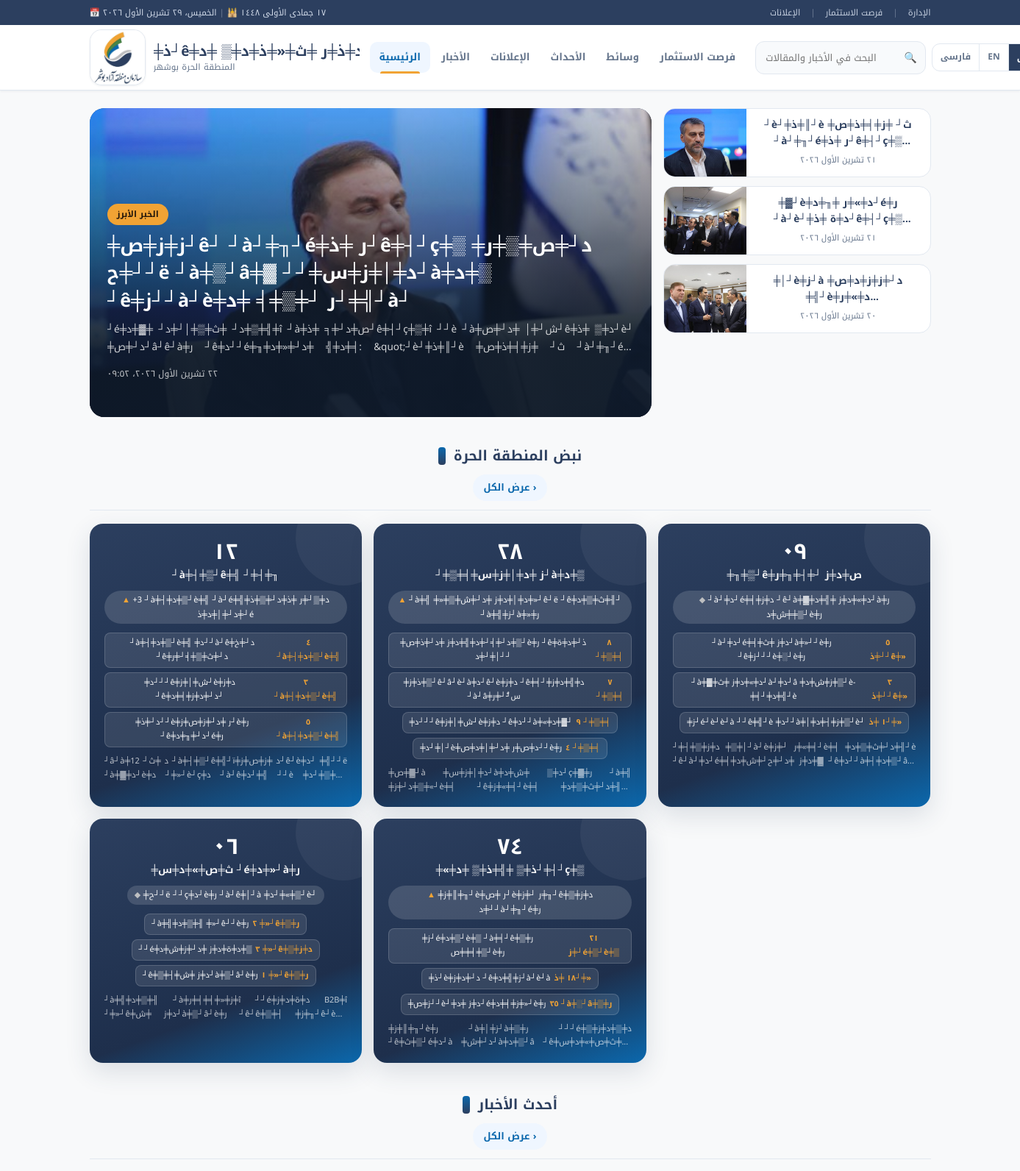
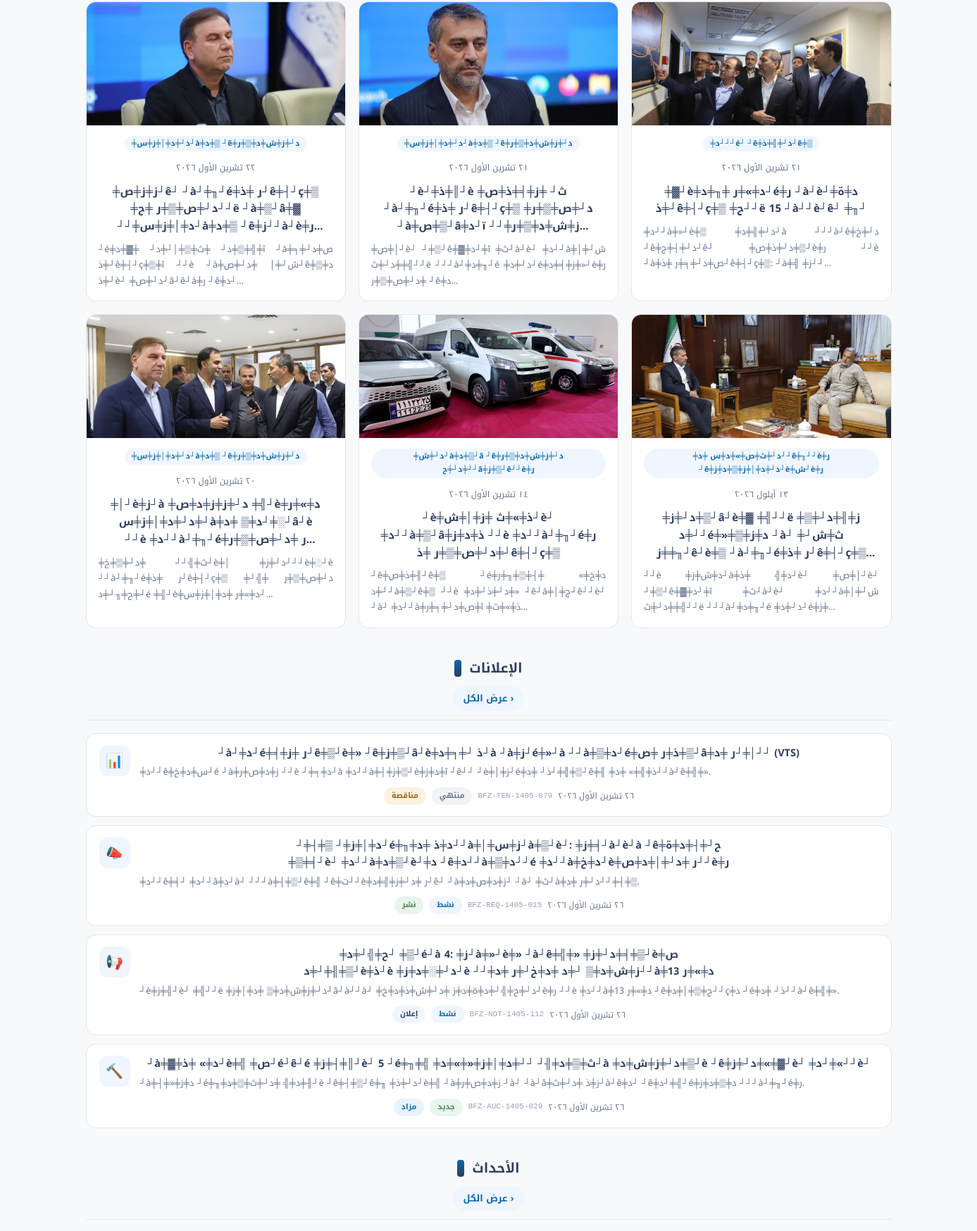
The app's page /index.php?p=home&lang=ar (upper part) with its own data (2 pictures, top to bottom).
### tables this page shows
CREATE TABLE `articles` (
  `id` int(10) unsigned NOT NULL AUTO_INCREMENT,
  `category_id` int(10) unsigned DEFAULT NULL,
  `image` varchar(300) DEFAULT NULL,
  `source_name` varchar(120) DEFAULT NULL,
  `source_url` varchar(400) DEFAULT NULL,
  `is_pinned` tinyint(1) DEFAULT 0,
  `is_published` tinyint(1) DEFAULT 0,
  `published_at` datetime NOT NULL DEFAULT current_timestamp(),
  `views` int(10) unsigned DEFAULT 0,
  `created_at` datetime DEFAULT current_timestamp(),
  `updated_at` datetime DEFAULT NULL,
  PRIMARY KEY (`id`),
  KEY `idx_pub` (`is_published`,`published_at`),
  KEY `category_id` (`category_id`),
  CONSTRAINT `articles_ibfk_1` FOREIGN KEY (`category_id`) REFERENCES `categories` (`id`) ON DELETE SET NULL
);

CREATE TABLE `pulse_metrics` (
  `id` int(10) unsigned NOT NULL AUTO_INCREMENT,
  `sort_order` int(11) DEFAULT 0,
  `is_active` tinyint(1) DEFAULT 1,
  `change_text` varchar(160) DEFAULT NULL,
  `trend` varchar(12) DEFAULT 'neutral',
  `submetrics` text DEFAULT NULL,
  PRIMARY KEY (`id`)
);

CREATE TABLE `announcements` (
  `id` int(10) unsigned NOT NULL AUTO_INCREMENT,
  `is_published` tinyint(1) DEFAULT 1,
  `published_at` datetime NOT NULL DEFAULT current_timestamp(),
  `created_at` datetime DEFAULT current_timestamp(),
  `type` varchar(20) NOT NULL DEFAULT 'notice',
  `status` varchar(20) NOT NULL DEFAULT 'active',
  `reference_code` varchar(60) DEFAULT NULL,
  PRIMARY KEY (`id`)
);

### index.php (the view, shortened to what the rows shown need)
<?php
require_once __DIR__ . '/app.php';
$lang = lang();
$p   = getp('p', 'home');
function site_name(): string {
    $l = lang();
    return setting('site_name_' . $l, setting('site_name', app()['site']['name']));
}
function cat_names(): array {
    static $m = null; if ($m !== null) return $m;
    $m = []; foreach (categories(false) as $c) $m[(int)$c['id']] = (string)$c['name'];
    return $m;
}
function news_card(array $a, bool $big = false): string {
    $im = img($a['image']);
    $per = url('article', ['id' => $a['id']]);
    $cat = cat_names()[(int)($a['category_id'] ?? 0)] ?? '';
    return '<article class="ncard' . ($big ? ' ncard-big' : '') . '">
        <a class="ncard-im" href="' . e($per) . '">' . ($im ? '<img src="' . e($im) . '" alt="' . e($a['title']) . '" loading="lazy">' : '<span class="noimg">📰</span>') . '</a>
        <div class="ncard-bd">' . ($cat ? '<span class="ncard-cat">' . e($cat) . '</span>' : '') . '
            <div class="ncard-meta"><time>' . e(date_i18n($a['published_at'], false)) . '</time></div>
            <h3 class="ncard-t"><a href="' . e($per) . '">' . e($a['title']) . '</a></h3>
            <p class="ncard-x">' . e(excerpt($a['excerpt'] ?? '', $big ? 220 : 110)) . '</p>
        </div></article>';
}
function section_head(string $title, ?string $link = null): string {
    return '<div class="shead"><h2 class="stitle"><span></span>' . e($title) . '</h2>' .
        ($link ? '<a class="slink" href="' . e($link) . '">' . e(t('more')) . ' ›</a>' : '') . '</div>';
}
function ann_card(array $a, bool $full = false): string {
    $types  = ['tender' => 'مناقصه|Tender|مناقصة', 'auction' => 'مزایده|Auction|مزاد',
               'notice' => 'اطلاعیه|Notice|إعلان', 'call' => 'فراخوان|Call|نشر'];
    $stat   = ['deadline' => 'مهلت محدود|Deadline|موعد محدد', 'new' => 'جدید|New|جديد',
               'active' => 'فعال|Active|نشط', 'expired' => 'پایان‌یافته|Expired|منتهي'];
    $tIdx = lang() === 'fa' ? 0 : (lang() === 'ar' ? 2 : 1);
    $tp = explode('|', $types[$a['type']] ?? '||');
    $ts = explode('|', $stat[$a['status']] ?? '||');
    $iconMap = ['tender' => '📊', 'auction' => '🔨', 'notice' => '📢', 'call' => '📣'];
    return '<div class="acard"><div class="acard-ic">' . ($iconMap[$a['type']] ?? '📢') . '</div><div class="acard-bd">
        <h3>' . e($a['title']) . '</h3>' . ($full ? '<p>' . nl2br(e($a['body'] ?? '')) . '</p>' : '<p>' . e(excerpt($a['body'] ?? '', 150)) . '</p>') . '
        <div class="acard-meta">' . (($tp[$tIdx] ?? '') !== '' ? '<span class="abadge ' . e((string)$a['type']) . '">' . e($tp[$tIdx]) . '</span>' : '')
        . (($ts[$tIdx] ?? '') !== '' ? '<span class="abadge st-' . e((string)$a['status']) . '">' . e($ts[$tIdx]) . '</span>' : '')
        . (!empty($a['reference_code']) ? '<span class="refcode">' . e((string)$a['reference_code']) . '</span>' : '')
        . '<time>' . e(date_i18n((string)($a['published_at'] ?? ''), false)) . '</time></div></div></div>';
}
function page_header(string $pTitle = ''): void {
    $lang = lang();
    $site = site_name();
    $sub  = tl('منطقه آزاد تجاری–صنعتی بوشهر', 'Bushehr Free Trade Zone', 'المنطقة الحرة بوشهر');
    $today = date('Y-m-d');
    $portalDate = date_i18n($today, false);
    if ($lang === 'ar') {
        $am = ar_months();
        $ts = strtotime($today);
        $portalDate = weekday_name($today) . '، ' . num_i18n(date('j', $ts)) . ' ' . $am[(int)date('n', $ts)] . ' ' . num_i18n(date('Y', $ts));
    }
    $hijri = hijri_date($today);
    $greg = '';
    echo '<!doctype html><html lang="' . e($lang) . '" dir="' . dir_of() . '"><head>
<meta charset="utf-8"><meta name="viewport" content="width=device-width, initial-scale=1">
<title>' . e(($pTitle ? $pTitle . ' — ' : '') . $site . ' | ' . $sub) . '</title>
<meta name="description" content="' . e(setting('about_' . $lang, t('footer_desc'))) . '">
<link rel="icon" href="assets/img/brand/bushehr-free-zone-logo.jpg">
<link rel="stylesheet" href="assets/css/main.css?v=7">
<script>try{var m=localStorage.getItem("theme")||"auto";if(m==="dark"||(m==="auto"&&matchMedia("(prefers-color-scheme:dark)").matches))document.documentElement.dataset.theme="dark"}catch(e){}</script>
</head><body>
<div class="u-strip"><div class="wrap">
  <div class="u-info"><span class="u-date">📅 ' . e($portalDate) . '</span><span class="sep">&nbsp;|&nbsp;</span><span class="u-hijri">🕌 ' . e($hijri) . '</span>' . ($greg !== '' ? '<span class="sep">&nbsp;|&nbsp;</span><span class="u-greg">🌍 ' . e($greg) . '</span>' : '') . '</div>
  <div class="u-quick">
    <a href="' . e(url('announcements')) . '">' . e(t('announcements')) . '</a><span class="sep">|</span>
    <a href="' . e(url('investments')) . '">' . e(t('investments')) . '</a><span class="sep">|</span>
    <a href="admin.php">' . e(tl('پنل مدیریت', 'Admin', 'الإدارة')) . '</a>
  </div>
</div></div>
<header class="hdr"><div class="wrap hdr-in">
  <a class="hdr-brand" href="' . e(url('home')) . '">
    <span class="hdr-logo"><img src="assets/img/brand/bushehr-free-zone-logo.jpg" alt="' . e($site) . '"></span>
    <span class="hdr-bt"><b>' . e($site) . '</b><small>' . e($sub) . '</small></span>
  </a>
  <nav class="mainnav">';
    echo '</nav>
  <div class="top-actions">
    <form class="qsearch" action="index.php" method="get" role="search">
      <input type="hidden" name="p" value="search"><input type="hidden" name="lang" value="' . e($lang) . '">
      <input class="qin" type="search" name="q" placeholder="' . e(t('search_ph')) . '" required>
      <button aria-label="' . e(t('search')) . '">🔍</button>
    </form>
    <div class="langsw">';
    echo '</div>
    <button id="themeBtn" class="icon-btn" aria-label="theme">🌒</button>
    <button id="menuBtn" class="icon-btn menu-btn">☰</button>
  </div>
</div></header>
<main class="wrap main">';
}
function page_footer(): void {
    $site = site_name();
    echo '</main>
<footer class="foot"><div class="wrap"><div class="fgrid">
  <div><div class="fbrand"><span class="flogo"><img src="assets/img/brand/bushehr-free-zone-logo.jpg" alt=""></span>
     <span><b>' . e($site) . '</b><small>' . e(tl('منطقه آزاد تجاری–صنعتی بوشهر', 'Bushehr Free Trade Zone', 'المنطقة الحرة بوشهر')) . '</small></span></div>
    <p>' . e(t('footer_desc')) . '</p></div>
  <div><h4>' . e(t('quick_links')) . '</h4>
    <a class="flnk" href="' . e(url('news')) . '">' . e(t('news')) . '</a>
    <a class="flnk" href="' . e(url('announcements')) . '">' . e(t('announcements')) . '</a>
    <a class="flnk" href="' . e(url('events')) . '">' . e(t('events')) . '</a>
    <a class="flnk" href="' . e(url('investments')) . '">' . e(t('investments')) . '</a></div>
  <div><h4>' . e(t('contact')) . '</h4>
    <span>' . e(setting('address', '')) . '</span>
    <span dir="ltr">' . e(setting('phone', '')) . '</span>
    <span dir="ltr">' . e(setting('email', '')) . '</span></div>
</div>
<div class="foot-b"><span>© ' . e(num_i18n((int)date('Y'))) . ' ' . e($site) . '</span>
  <span class="credit"><img src="assets/img/brand/liandesign-logo.png" alt="Lian Design" width="28" height="26" loading="lazy">' . e(tl('طراحی و توسعه: لیان دیزاین', 'Design & Development: Lian Design', 'التصميم والتطوير: ليان ديزاين')) . '</span>
  <button class="totop" type="button" onclick="window.scrollTo({top:0,behavior:\'smooth\'})">↑ ' . e(tl('بازگشت به بالا', 'Back to top', 'العودة إلى الأعلى')) . '</button></div></div>
</footer>
<script src="assets/js/main.js?v=2" defer></script>
</body></html>';
}
switch ($p) {
case 'home': {
    page_header();
    $hero = articles_query('', [], 1, 0, false, 'a.published_at DESC, a.id DESC')[0] ?? null;
    $sec = $hero ? articles_query('a.id != ' . (int)$hero['id'], [], 3, 0, false, 'a.published_at DESC, a.id DESC') : [];
    echo '<section class="hero"><div class="hero-grid">';
    if ($hero) {
        $im = img($hero['image']);
        echo '<a class="hero-main" href="' . e(url('article', ['id' => $hero['id']])) . '">'
           . ($im ? '<img src="' . e($im) . '" alt="">' : '<div class="hero-noimg noimg"></div>')
           . '<div class="hero-bd"><span class="badge">' . e(t('top_story')) . '</span>'
           . '<h2 class="hero-t">' . e($hero['title']) . '</h2>'
           . '<p class="hero-x">' . e(excerpt($hero['excerpt'] ?? '', 180)) . '</p>'
           . '<div class="meta"><time>' . e(date_i18n($hero['published_at'])) . '</time></div></div></a>';
        echo '<div class="hero-side">';
        foreach ($sec as $a) {
            $im = img($a['image']);
            echo '<a class="hero-card" href="' . e(url('article', ['id' => $a['id']])) . '">'
               . '<span class="hc-im">' . ($im ? '<img src="' . e($im) . '" alt="" loading="lazy">' : '') . '</span>'
               . '<span class="hc-bd"><h3>' . e($a['title']) . '</h3><time>' . e(date_i18n($a['published_at'], false)) . '</time></span></a>';
        }
        echo '</div>';
    }
    echo '</div></section>';
    $pulse = qall("SELECT m.*, COALESCE(t1.label, tf.label) AS label, COALESCE(t1.value, tf.value) AS value,
                          COALESCE(t1.note, tf.note) AS note,
                          COALESCE(t1.change_text, tf.change_text) AS change_text,
                          COALESCE(t1.submetrics, tf.submetrics) AS submetrics
                   FROM pulse_metrics m
                   LEFT JOIN pulse_metric_translations t1 ON t1.metric_id = m.id AND t1.lang = ?
                   LEFT JOIN pulse_metric_translations tf ON tf.metric_id = m.id AND tf.lang = 'fa'
                   WHERE m.is_active = 1 ORDER BY m.sort_order, m.id", [$lang]);
    if ($pulse) {
        echo '<section class="sec">' . section_head(tl('پالس منطقه آزاد', 'Free Zone Pulse', 'نبض المنطقة الحرة'), url('investments'))
           . '<div class="pulse">';
        foreach ($pulse as $m) {
            $subs = [];
            foreach ((array)json_decode((string)($m['submetrics'] ?? ''), true) as $r) {
                $sv = (string)($r[1] ?? '');
                $subs[] = '<span>' . e((string)$r[0]) . ($sv !== '' ? ' <b>' . e(num_i18n($sv)) . '</b>' : '') . '</span>';
            }
            $val = num_i18n((string)$m['value']);
            echo '<div class="pi"><div class="pi-v">' . e($val) . '</div><div class="pi-l">' . e($m['label']) . '</div>
                  <span class="pchg ' . e((string)$m['trend']) . '">' . e((string)($m['change_text'] ?? '')) . '</span>
                  <div class="psub">' . implode('', $subs) . '</div>
                  <div class="pi-n"><p class="pi-note">' . e((string)($m['note'] ?? '')) . '</p></div></div>';
        }
        echo '</div></section>';
    }
    $latest = articles_query('', [], 6, 0, false, 'a.published_at DESC, a.id DESC');
    echo '<section class="sec">' . section_head(t('latest_news'), url('news'))
       . '<div class="ngrid">' . implode('', array_map(fn($a) => news_card($a), $latest)) . '</div></section>';
    $anns = x_list('announcements', 'announcement_translations', 'announcement_id', 'published_at DESC', true, ['title', 'body'], limit: 4);
    if ($anns) {
        echo '<section class="sec">' . section_head(t('announcements'), url('announcements')) . '<div class="alist">';
        foreach ($anns as $a) echo ann_card($a);
        echo '</div></section>';
    }
    $evs = x_list('events', 'event_translations', 'event_id', 'event_date ASC', true, ['title', 'description', 'location', 'category'], where: ['x.event_date >= CURDATE()'], limit: 4);
    if ($evs) {
        echo '<section class="sec">' . section_head(t('events'), url('events')) . '<div class="egrid">';
        echo '</div></section>';
    }
    page_footer();
} break;
}

### records on screen
articles: image (picture), published_at "٢٢ تشرين الأول ٢٠٢٦، ٠٩:٥٢", published_at "٢٢ تشرين الأول ٢٠٢٦"
articles: image (picture), title "┘è┘╪ذ╪║┘è ╪ث┘ ╪ز╪╡╪ذ╪ص ┘à┘╪╖┘é╪ر…", published_at "٢١ تشرين الأول ٢٠٢٦", category "╪د┘╪د╪│╪ز╪س┘à╪د╪▒ ┘ê╪د┘╪ز╪ش╪د╪▒╪ر"
articles: image (picture), title "╪▓┘è╪د╪»╪ر ╪╖╪د┘é╪ر ┘à┘è┘╪د╪ة…", published_at "٢١ تشرين الأول ٢٠٢٦", category "╪د┘┘┘é┘ ┘ê╪د┘╪╣╪ذ┘ê╪▒"
articles: image (picture), title "╪│┘è╪ز┘à ╪د┘╪ز╪ز╪د╪ص…", published_at "٢٠ تشرين الأول ٢٠٢٦", category "╪د┘╪د╪│╪ز╪س┘à╪د╪▒ ┘ê╪د┘╪ز╪ش╪د╪▒╪ر"
pulse_metrics: val "١٢", label "┘à╪┤╪▒┘ê╪╣ ┘╪┤╪╖", change_text "+3 ┘à╪┤╪د╪▒┘è╪╣ ┘à┘é╪د╪▒┘╪ر ╪ذ╪د┘╪▒╪ذ╪╣ ╪د┘╪│╪د╪ذ┘é", r "┘à╪┤╪د╪▒┘è╪╣ ╪د┘┘à┘ê╪د┘╪خ ┘ê╪د┘╪ث╪▒╪╡┘╪ر ╪د┘┘┘ê╪ش╪│╪ز┘è╪د╪ز ┘ê╪د┘╪د╪ز╪╡╪د┘ ╪د┘╪ذ┘┘è╪ر ╪د┘╪ز╪ص╪ز┘è╪ر ┘ê╪د┘╪╖╪د┘é╪ر", sv "٤ ┘à╪┤╪د╪▒┘è╪╣ ٣ ┘à╪┤╪د╪▒┘è╪╣ ٥ ┘à╪┤╪د╪▒┘è╪╣", note "┘â┘à╪د ╪ث┘ 12 ┘à╪┤╪▒┘ê╪╣┘ï╪د ╪ز╪ص╪ز┘ê┘è╪د┘ ╪╣┘┘ë ┘à╪▓╪د┘è╪د ┘╪»┘è┘ç╪د ┘à┘ê╪د┘╪╣ ┘┘è…"
pulse_metrics: val "٢٨", label "┘╪▒╪╡╪ز ╪د╪│╪ز╪س┘à╪د╪▒", change_text "┘à╪╣ ╪»╪▒╪د╪│╪د╪ز ╪د┘╪ش╪»┘ê┘ë ┘ê╪ث╪▒╪د╪╢┘ ┘à╪╣╪ز┘à╪»╪ر", r "╪د┘╪╡┘╪د╪╣╪د╪ز ╪د┘╪ذ╪ص╪▒┘è╪ر ┘ê╪ذ┘╪د╪ة ╪د┘╪│┘┘ ╪ذ╪ز╪▒┘ê┘â┘è┘à╪د┘ê┘è╪د╪ز ┘ê╪╡┘╪د╪╣╪د╪ز ┘à┘â╪س┘ّ┘╪ر ╪د┘┘┘ê╪ش╪│╪ز┘è╪د╪ز ┘ê╪د┘┘à╪«╪د╪▓┘ ╪د┘╪│┘è╪د╪ص╪ر ╪د┘╪│╪د╪ص┘┘è╪ر", sv "٨ ┘╪▒╪╡ ٧ ┘╪▒╪╡ ٩ ┘╪▒╪╡ ٤ ┘╪▒╪╡", note "╪ص╪▓┘à ╪د╪│╪ز╪س┘à╪د╪▒ ╪ش╪د┘ç╪▓╪ر ┘à╪╣ ╪د┘╪ز╪▒╪«┘è╪╡ ┘ê╪ز╪«╪╡┘è╪╡…"
pulse_metrics: val "٠٩", label "╪╖╪▒┘ê╪ص╪د╪ز ┘╪┤╪╖╪ر", change_text "┘à┘╪د┘é╪╡╪د╪ز ┘ê┘à╪▓╪د╪»╪د╪ز ╪╣╪د┘à╪ر ╪ش╪د╪▒┘è╪ر", r "┘à┘╪د┘é╪╡╪د╪ز ╪ث┘à╪»┘┘è╪ر ┘ê╪ز┘┘┘è╪░┘è╪ر ┘à╪▓╪د╪»╪د╪ز ╪ث┘à┘╪د┘â ╪ز╪ش╪د╪▒┘è-╪╡┘╪د╪╣┘è ╪ز┘é┘è┘è┘à ┘┘ê╪╣┘è ╪د┘┘à╪│╪ز╪┤╪د╪▒┘è┘", sv "٥ ╪ذ┘┘ê╪» ٣ ╪ذ┘┘ê╪» ١ ╪ذ┘╪»", note "┘╪┤╪▒╪د╪ز ╪▒╪│┘à┘è╪ر ┘╪ز╪«╪╡┘è╪╡ ╪د┘╪ث╪▒╪د╪╢┘è ┘ê┘à┘╪د┘é╪╡╪د╪ز ╪د┘╪ح┘╪ش╪د╪▓…"
pulse_metrics: val "٠٦", label "╪ث╪ص╪»╪د╪س ┘é╪د╪»┘à╪ر", change_text "╪ح┘┘ë ┘┘ç╪د┘è╪ر ┘à┘ê╪│┘à ╪د┘╪«╪▒┘è┘", r "┘à╪╣╪د╪▒╪╢ ╪»┘ê┘┘è╪ر ┘┘é╪د╪ة╪د╪ز ╪د┘╪ز╪ش╪د╪▒ ┘ê╪▒╪┤╪د╪ز ╪ش┘à╪▒┘â┘è╪ر", sv "٢ ╪»┘ê╪▒╪ر ٣ ╪»┘ê╪▒╪د╪ز ١ ╪»┘ê╪▒╪ر", note "┘à╪╣╪د╪▒╪╢ ┘à╪ز╪«╪╡╪╡╪ر╪î ┘┘é╪د╪ة╪د╪ز B2B╪î ┘╪»┘ê╪د╪ز ╪ش┘à╪▒┘â┘è╪ر ┘ê┘ê╪▒╪┤…"
pulse_metrics: val "٧٤", label "╪«╪ذ╪▒ ╪╣╪ذ╪▒ ╪د┘╪┤┘ç╪▒", change_text "╪ز╪║╪╖┘è╪ر ╪ص┘è╪ر ┘╪ز╪╖┘ê╪▒╪د╪ز ╪د┘┘à┘╪╖┘é╪ر", r "╪ز┘é╪د╪▒┘è╪▒ ┘à╪╡┘ê╪▒╪ر ╪ص╪╡╪▒┘è╪ر ╪ذ┘è╪د┘╪د╪ز ┘ê╪ز╪╣╪د┘à┘è┘à ╪ز╪ص┘┘è┘╪د╪ز ╪د┘é╪ز╪╡╪د╪»┘è╪ر", sv "٢١ ╪ز┘é╪▒┘è╪▒ ١٨ ╪ذ┘╪» ٣٥ ┘à╪░┘â╪▒╪ر", note "╪ز╪║╪╖┘è╪ر ┘à╪│╪ز┘à╪▒╪ر ┘┘┘é╪▒╪د╪▒╪د╪ز ┘ê╪ث╪▒┘é╪د┘à ╪د┘╪ش┘à╪د╪▒┘â…"
articles: image (picture), category "╪د┘╪ش┘à╪د╪▒┘â ┘ê╪د┘╪ز╪ش╪د╪▒╪ر ╪د┘╪ح┘┘â╪ز╪▒┘ê┘┘è╪ر", published_at "١٤ تشرين الأول ٢٠٢٦"
articles: image (picture), category "╪د┘╪ث╪ص╪»╪د╪س ╪د┘┘ê╪╖┘┘è╪ر ┘ê╪د┘╪د╪│╪ز╪▒╪د╪ز┘è╪ش┘è╪ر", published_at "١٣ أيلول ٢٠٢٦"
announcements: type "📊", title "┘à┘╪د┘é╪╡╪ر ╪ز┘ê╪▒┘è╪» ┘ê╪ز╪▒┘â┘è╪ذ ┘╪╕╪د┘à ┘à╪ز┘é╪»┘à ┘┘à╪▒╪د┘é╪ذ╪ر ╪ص╪▒┘â╪ر ╪د┘╪│┘┘ (VTS)", body "╪د┘┘ê╪س╪د╪خ┘é ┘à╪ز╪د╪ص╪ر ┘┘è ┘╪╕╪د┘à ╪د┘┘à╪┤╪ز╪▒┘è╪د╪ز╪î ┘ê┘┘ ┘è╪│╪ز┘é╪ذ┘ ╪د┘╪╣╪▒┘ê╪╢ ╪ذ╪╣╪» ╪د┘┘à┘ê╪╣╪».", type "مناقصة", status "منتهي", reference_code "BFZ-TEN-1405-079", published_at "٢٦ تشرين الأول ٢٠٢٦"
announcements: type "📣", title "┘╪┤╪▒ ┘╪د╪│╪ز┘é╪╖╪د╪ذ ╪د┘┘à╪│╪ز╪س┘à╪▒┘è┘: ╪ز╪╡┘à┘è┘à ┘ê╪ح┘╪┤╪د╪ة ╪▒╪╡┘è┘ ╪د┘┘à╪د╪▒┘è┘╪د ┘ê╪د┘┘à╪▒╪د┘┘é ╪د┘┘à╪د╪خ┘è╪ر ╪د┘╪│╪د╪ص┘┘è╪ر", body "╪د┘┘ê╪╡┘ ╪د┘┘â╪د┘à┘ ┘┘┘à╪┤╪▒┘ê╪╣ ┘ê╪ت┘┘è╪ر ╪د┘╪ز╪╣╪د┘ê┘ ┘à╪ز╪د╪ص╪د┘ ┘à┘ ╪ث┘à╪د┘╪ر ╪د┘┘╪┤╪▒.", type "نشر", status "نشط", reference_code "BFZ-REQ-1405-015", published_at "٢٦ تشرين الأول ٢٠٢٦"
announcements: type "📢", title "╪ح╪╣┘╪د┘ ╪▒┘é┘à 4: ╪ز┘à╪»┘è╪» ┘à┘ê╪╣╪» ╪د┘╪ز╪╡╪▒┘è╪ص ╪د┘╪╢╪▒┘è╪ذ┘è ╪د┘╪░╪د╪ز┘è ┘┘╪ز╪ش╪د╪▒ ┘╪د ╪د╪خ┘╪ر ╪د┘┘à╪د╪»╪ر 13", body "┘è╪ز╪╣┘è┘ ╪╣┘┘ë ╪د┘╪ز╪ش╪د╪▒ ╪د╪│╪ز┘â┘à┘┘à┘ ╪د┘╪ح╪╣┘╪د╪ة╪د╪ز ╪د┘╪ش╪ذ╪د╪خ┘è╪ر ┘┘è ╪د┘┘à╪د╪»╪ر 13 ┘ê╪ح╪▒╪│╪د┘┘ç╪د ┘é╪ذ┘ ╪د┘┘à┘ê╪╣╪».", type "إعلان", status "نشط", reference_code "BFZ-NOT-1405-112", published_at "٢٦ تشرين الأول ٢٠٢٦"
announcements: type "🔨", title "┘à╪▓╪د╪» ╪ذ┘è╪╣ ╪ص┘é┘ê┘é ╪ز╪┤╪║┘è┘ 5 ┘é╪╖╪╣ ╪ث╪▒╪د╪╢┘ ┘┘╪د╪│╪ز╪«╪»╪د┘à ╪د┘╪ز╪ش╪د╪▒┘è ┘ê╪د┘╪ز╪«╪▓┘è┘ ╪د┘╪«┘┘è┘", body "┘à╪┤╪»╪د╪ز ┘é╪╖╪د╪╣ ╪د┘╪ث╪▒╪د╪╢┘è ┘ê╪┤╪▒┘ê╪╖ ╪د┘╪ذ┘è╪╣ ┘à╪ز╪د╪ص╪ر ┘à┘ ┘à┘â╪ز╪ذ ╪د┘╪ث┘à┘ê╪د┘ ┘ê╪د┘╪╣┘é╪د╪▒╪د╪ز ┘┘┘à┘╪╖┘é╪ر.", type "مزاد", status "جديد", reference_code "BFZ-AUC-1405-029", published_at "٢٦ تشرين الأول ٢٠٢٦"

### other values on screen
$portalDate "الخميس، ٢٩ تشرين الأول ٢٠٢٦"
$hijri "١٧ جمادى الأولى ١٤٤٨"
t('announcements') "الإعلانات"
t('investments') "فرصت الاستثمار"
tl('پنل مدیریت', 'Admin', 'الإدارة') "الإدارة"
$site "╪ذ┘ê╪…"
$sub "المنطقة الحرة بوشهر"
$v "الرئيسية"
$v "الأخبار"
$v "الإعلانات"
$v "الأحداث"
$v "وسائط"
$v "فرصت الاستثمار"
$ln "فارسی"
$ln "EN"
